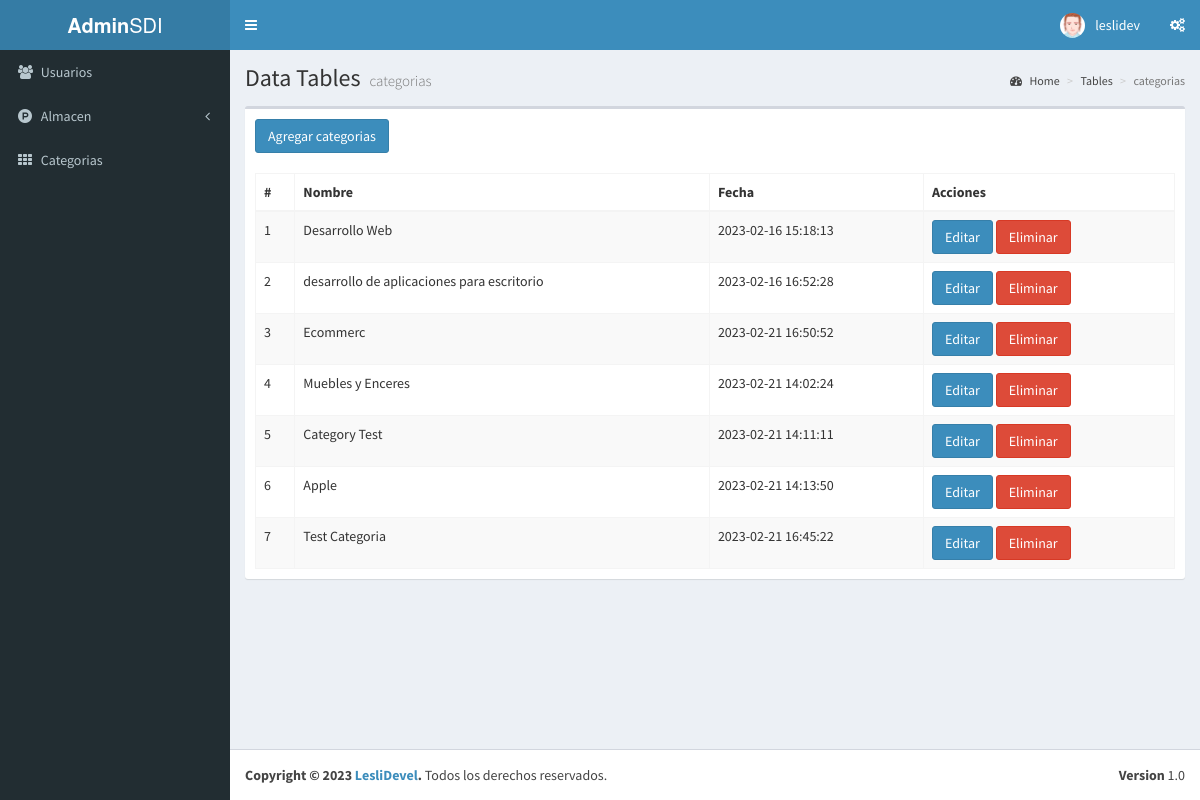
The app's page /categorias (signed in) with its own data.
### tables this page shows
CREATE TABLE `categorias` (
  `id` int(11) NOT NULL,
  `nombre` text NOT NULL,
  `fecha` timestamp NOT NULL DEFAULT current_timestamp() ON UPDATE current_timestamp()
);

### controladores/plantilla.controlador.php (called while the page is built)
<?php
class ControladorPlantilla{
	static public function Plantilla() {
		include 'vistas/plantilla.php';
	}
}
?>

### index.php (called while the page is built, shortened)
<?php
require_once "controladores/plantilla.controlador.php";
require_once "controladores/usuarios.controlador.php";
require_once "controladores/categorias.controlador.php";
require_once "controladores/entradas.controlador.php";
require_once "modelos/categorias.modelo.php";
$plantilla = new ControladorPlantilla();
$plantilla->Plantilla();
?>

### controladores/categorias.controlador.php (called while the page is built, shortened)
<?php
class ControladorCategorias{
static public function ctrMostrarCategorias($item,$valor){
		$tabla ="categorias";
		$respuesta = ModeloCategorias::mdlMostrarCategorias($tabla,$item,$valor);
		return $respuesta;
	}
}
  ?>

### modelos/conexion.php (called while the page is built)
<?php
	class Conexion{
		static public function conectar(){
			$link = new PDO('mysql:host=localhost;dbname=sistemadeinventario','root','');
			$link -> exec("set names utf8");
			return $link;
		}
	}
?>

### modelos/categorias.modelo.php (called while the page is built, shortened)
<?php
require_once 'conexion.php';
class ModeloCategorias{
	static public function mdlMostrarCategorias($tabla,$item,$valor){
			if ($item != null) {
				$stmt = Conexion::conectar()->prepare("SELECT * FROM $tabla WHERE $item = :$item");
				$stmt->bindParam(":".$item,$valor,PDO::PARAM_STR);
				$stmt->execute();
				return $stmt->fetch();
			} else{
				$stmt = Conexion::conectar()->prepare("SELECT * FROM $tabla ");
				$stmt->execute();
				return $stmt->fetchAll();
			}
	}
}
?>

### vistas/modulos/categorias.php (the view, shortened to what this page needs)
<div class="content-wrapper">
  <section class="content-header">
    <h1>
      Data Tables
      <small>categorias</small>
    </h1>
    <ol class="breadcrumb">
      <li><a href="#"><i class="fa fa-dashboard"></i> Home</a></li>
      <li><a href="#">Tables</a></li>
      <li class="active">categorias</li>
    </ol>
  </section>
  <section class="content">
    <div class="row">
      <div class="col-xs-12">
        <div class="box">
          <div class="box-header">
            <button class= "btn btn-primary" data-toggle="modal" data-target="#modalAgregarCategorias">
              Agregar categorias
            </button>
          </div>
          <div class="box-body">
            <table  class="table table-bordered table-striped tablas">
              <thead>
              <tr>
                <th>#</th>
                <th>Nombre</th>
                <th>Fecha</th>
                <th>Acciones</th>
              </tr>
              </thead>
              <tbody>
              <?php
              $item = null;
              $valor = null;
              $categorias = ControladorCategorias::ctrMostrarCategorias($item,$valor);
              foreach ($categorias as $key => $valores) {
                  echo "
                    <tr>
                    <td>".($key+1)."</td>
                    <td>".$valores["nombre"]."</td>
                    <td>".$valores["fecha"]."</td>
                    <td>
                    <button class='btn btn-primary btnEditarCategoria' idCategoria = ".$valores["id"]." data-toggle='modal' data-target='#modalEditarCategorias'>Editar</button>
                    <button class='btn btn-danger btnEliminarCategoria'idCategoria = ".$valores["id"]." >Eliminar</button>
                    </td>
                    </tr>
                   ";
              }
              ?>
              </tbody>
            </table>
          </div>
        </div>
      </div>
    </div>
  </section>
</div>

### records on screen
categorias: nombre "Desarrollo Web", fecha "2023-02-16 15:18:13"
categorias: nombre "desarrollo de aplicaciones para escritorio", fecha "2023-02-16 16:52:28"
categorias: nombre "Ecommerc", fecha "2023-02-21 16:50:52"
categorias: nombre "Muebles y Enceres", fecha "2023-02-21 14:02:24"
categorias: nombre "Category Test", fecha "2023-02-21 14:11:11"
categorias: nombre "Apple", fecha "2023-02-21 14:13:50"
categorias: nombre "Test Categoria", fecha "2023-02-21 16:45:22"

### other values on screen
$_SESSION['usuario'] "leslidev"
